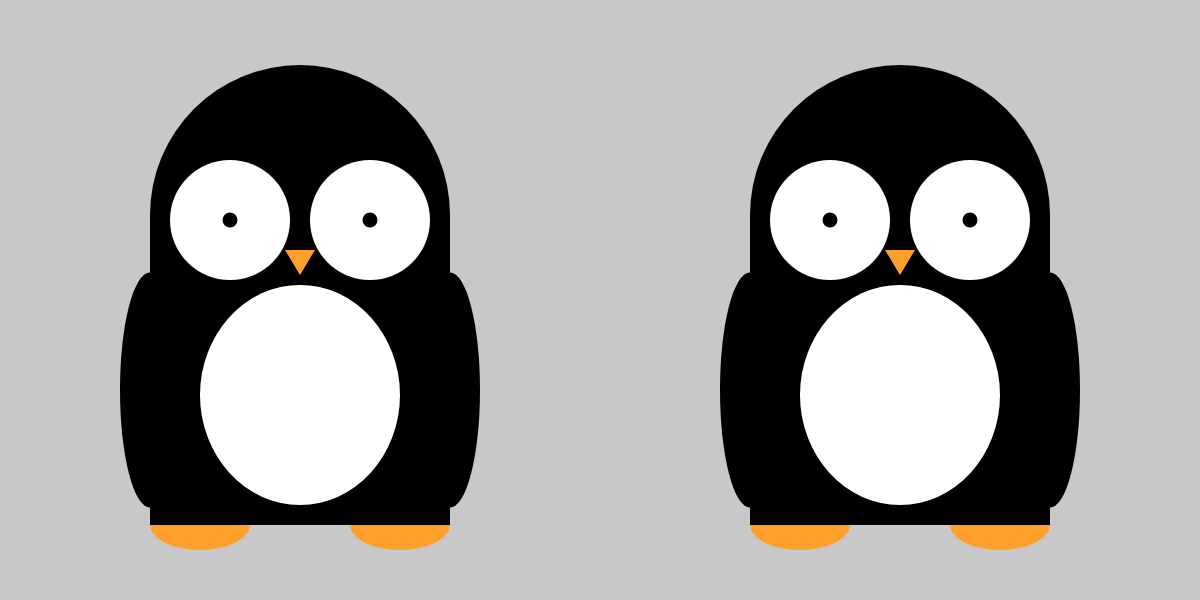
Frame 1 (no input)
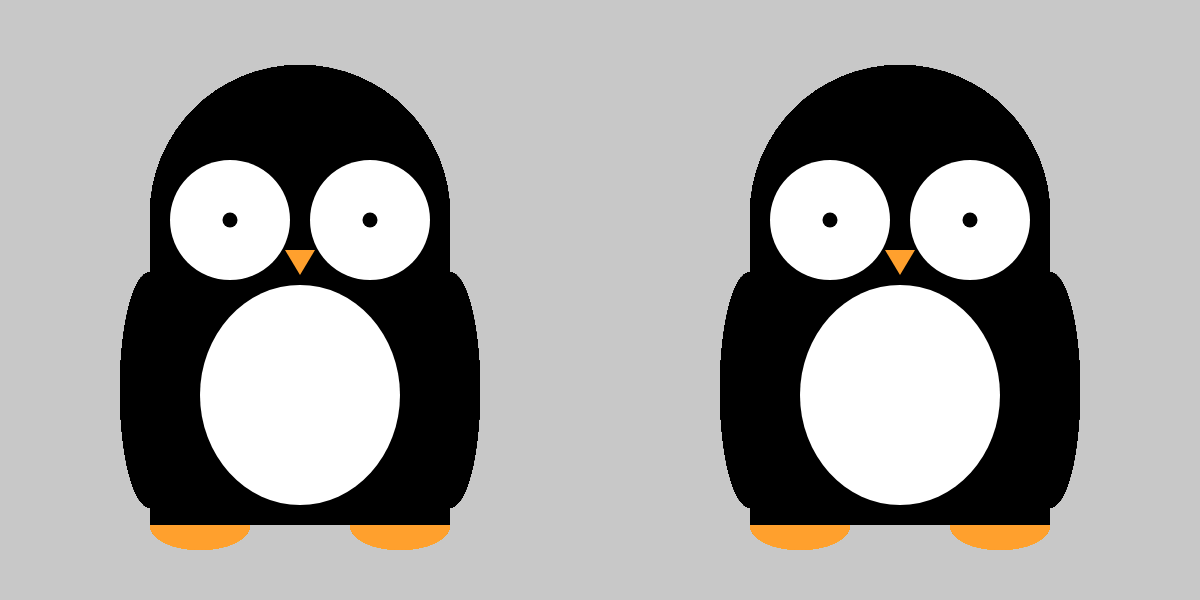
Frame 60 (no input)
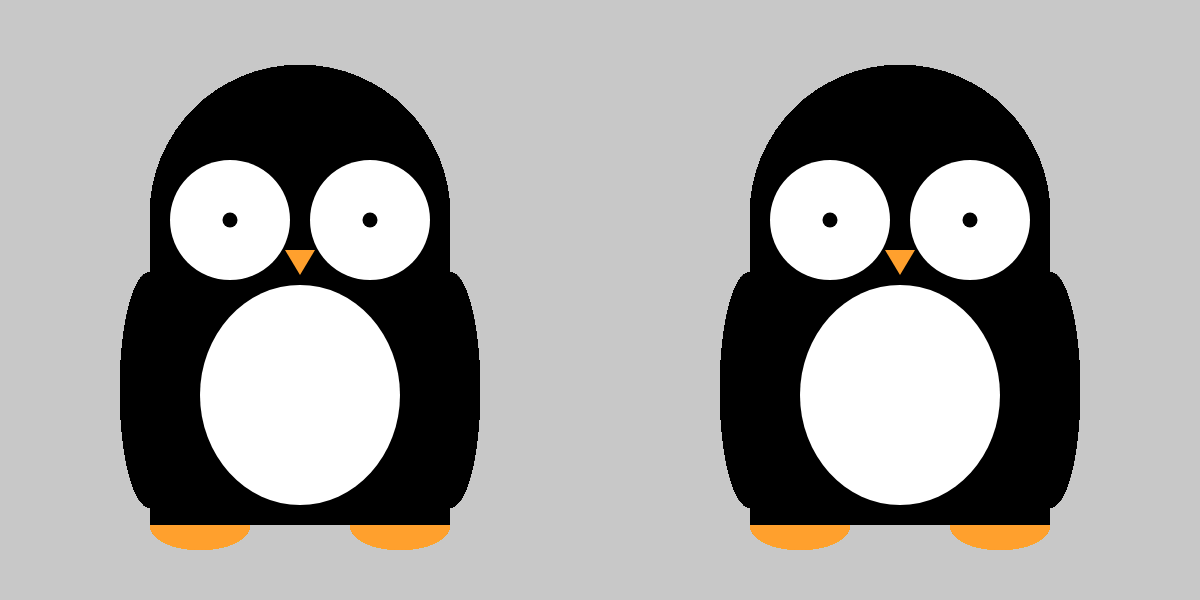
Frame 120 (the mouse pressed at the canvas centre since frame 60)

The p5.js sketch that drew these frames (run headless with seeded random() and noise() and a simulated clock; from frame 60 on, the mouse is pressed at the canvas centre):

// p5.js sketch
// ── sketch.js
function setup() {
	createCanvas(1200,600);
	background(200);
	rectMode(CENTER);
}
function draw() {
	//第一只企鹅
	translate(300,300);
	//两条腿
	noStroke();
	fill(255,160,45);
	ellipse(-100,225,100,50);
	ellipse(100,225,100,50);
	
	//身子
	fill(0);
	ellipse(-150,90,60,235);
	ellipse(150,90,60,235);
	rect(0,100,300,250);
	stroke(0);  
	strokeWeight(300); 
	line(0, -85, 0, 30);
	
	//眼睛和肚皮
	fill(255);
	noStroke();
	ellipse(-70,-80,120,120);
	ellipse(70,-80,120,120);
	ellipse(0,95,200,220);

	//眼球
	fill(0);
	ellipse(-70,-80,15,15);
	ellipse(70,-80,15,15);

	//嘴巴
	noStroke();
	fill(255,160,45);
	triangle(-15,-50,15,-50,0,-25);

	//第二只企鹅
	translate(600,0);
	//两条腿
	noStroke();
	fill(255,160,45);
	ellipse(-100,225,100,50);
	ellipse(100,225,100,50);
	
	//身子
	fill(0);
	ellipse(-150,90,60,235);
	ellipse(150,90,60,235);
	rect(0,100,300,250);
	stroke(0);  
	strokeWeight(300); 
	line(0, -85, 0, 30);
	
	//眼睛和肚皮
	fill(255);
	noStroke();
	ellipse(-70,-80,120,120);
	ellipse(70,-80,120,120);
	ellipse(0,95,200,220);

	//眼球
	fill(0);
	ellipse(-70,-80,15,15);
	ellipse(70,-80,15,15);

	//嘴巴
	noStroke();
	fill(255,160,45);
	triangle(-15,-50,15,-50,0,-25);
}
